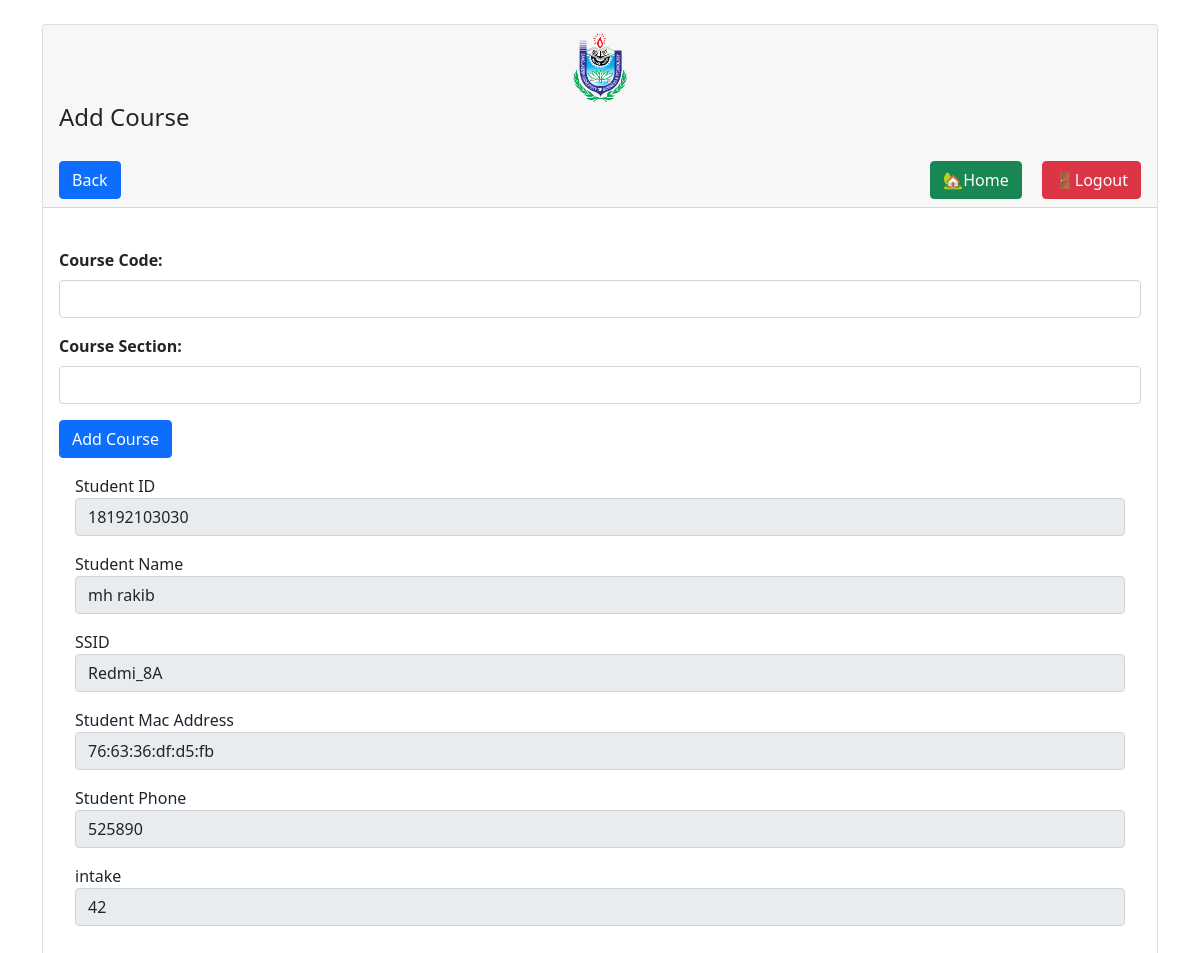
Page /student-add-course.php?id=0 on the committed database.
### tables this page shows
CREATE TABLE `students` (
  `id` int(11) NOT NULL,
  `sid` varchar(11) DEFAULT NULL,
  `name` varchar(191) DEFAULT NULL,
  `ssid` varchar(100) NOT NULL,
  `macAddress` varchar(191) NOT NULL,
  `phone` varchar(191) NOT NULL,
  `course` varchar(191) NOT NULL,
  `intake` text NOT NULL,
  `sec` text NOT NULL
);

### student-add-course.php (the view, shortened to what this page needs)
<?php
require 'dbcon.php';
?>
<!DOCTYPE html>
<html lang="en">
<head>
    <link href="https://cdn.jsdelivr.net/npm/bootstrap@5.1.3/dist/css/bootstrap.min.css" rel="stylesheet">
</head>
<body>
<div class="container mt-4">
    <div class="row">
        <div class="col-md-12">
            <div class="card">
                <div class="card-header">
                    <center>
                        <img src="bubt.png" alt="BUBT Logo" style="height: 70px; margin-right: 0px;">
                    </center>
                    <h4>
                        <div>Add Course</div>
                        <br>
                        <a href="student-details.php" class="btn btn-primary float-start">Back</a>
                        <a href="index.php" class="btn btn-danger float-end">🚪Logout</a>
                        <a style="margin-right: 20px" href="homepage.php" class="btn btn-success float-end">🏡Home</a>
                    </h4>
                </div>
                <br>
                <div class="card-body">
                    <form method="POST" action="code.php">
                        <div class="mb-3">
                            <label for="course" class="form-label"><b>Course Code:</b></label>
                            <input type="text" class="form-control" id="course" name="course" required>
                        </div>
                        <div class="mb-3">
                            <label for="course" class="form-label"><b>Course Section:</b></label>
                            <input type="text" class="form-control" id="sec" name="sec" required>
                        </div>
                        <button type="submit" name="add_course" class="btn btn-primary">Add Course</button>
                        <div class="card-body">
                        <?php
                        if(isset($_GET['id']))
                        {
                            $student_id = mysqli_real_escape_string($con, $_GET['id']);
                            $query = "SELECT * FROM students WHERE id='$student_id' ";
                            $query_run = mysqli_query($con, $query);
                            if(mysqli_num_rows($query_run) > 0)
                            {
                                $student = mysqli_fetch_array($query_run);
                                ?>
                                <form action="code.php" method="POST">
                                    <div class="mb-3">
                                        <label>Student ID</label>
                                        <input type="text" name="sid" value="<?= $student['sid']; ?>" readonly="true"class="form-control">
                                    </div>
                                    <div class="mb-3">
                                        <label>Student Name</label>
                                        <input type="text" name="name" value="<?=$student['name'];?>"readonly="true" class="form-control">
                                    </div>
                                    <div class="mb-3">
                                        <label>SSID</label>
                                        <input type="text" name="ssid" value="<?=$student['ssid'];?>" readonly="true" class="form-control">
                                    </div>
                                    <div class="mb-3">
                                        <label>Student Mac Address</label>
                                        <input type="text" name="macAddress" value="<?=$student['macAddress'];?>" readonly="true" class="form-control">
                                    </div>
                                    <div class="mb-3">
                                        <label>Student Phone</label>
                                        <input type="text" name="phone" value="<?=$student['phone'];?>"readonly="true" class="form-control">
                                    </div>
                                    <div class="mb-3">
                                        <label>intake</label>
                                        <input type="text" name="intake" value="<?=$student['intake'];?>" readonly="true" class="form-control">
                                    </div>
                                </form>
                                <?php
                            }
                            else
                            {
                                echo "<h4>No Such Id Found</h4>";
                            }
                        }
                        ?>
                    </div>
                    </form>
                </div>
                <br>
            </div>
        </div>
    </div>
</div>
</body>
</html>

### rows in the picture
students: sid "18192103030", name "mh rakib", ssid "Redmi_8A", macAddress "76:63:36:df:d5:fb", phone "525890", intake "42"
